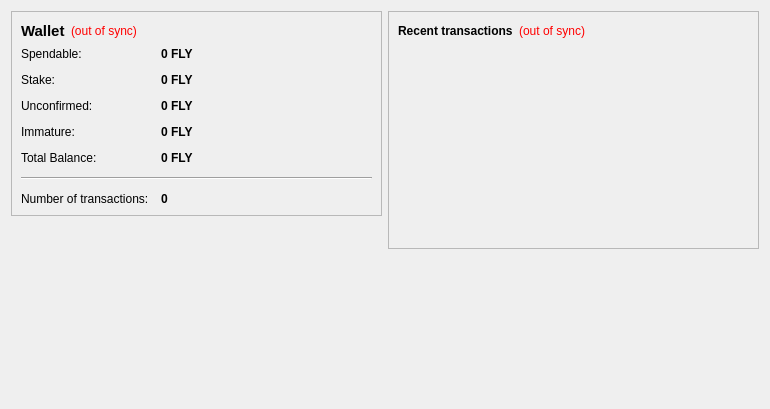
<?xml version="1.0" encoding="UTF-8"?>
<ui version="4.0">
 <class>OverviewPage</class>
 <widget class="QWidget" name="OverviewPage">
  <property name="geometry">
   <rect>
    <x>0</x>
    <y>0</y>
    <width>770</width>
    <height>409</height>
   </rect>
  </property>
  <property name="windowTitle">
   <string>Form</string>
  </property>
  <layout class="QHBoxLayout" name="horizontalLayout" stretch="1,1">
   <item>
    <layout class="QVBoxLayout" name="verticalLayout_2">
     <item>
      <widget class="QFrame" name="frame">
       <property name="frameShape">
        <enum>QFrame::StyledPanel</enum>
       </property>
       <property name="frameShadow">
        <enum>QFrame::Raised</enum>
       </property>
       <layout class="QVBoxLayout" name="verticalLayout_4">
        <item>
         <layout class="QHBoxLayout" name="horizontalLayout_4">
          <item>
           <widget class="QLabel" name="label_5">
            <property name="font">
             <font>
              <pointsize>11</pointsize>
              <weight>75</weight>
              <bold>true</bold>
             </font>
            </property>
            <property name="text">
             <string>Wallet</string>
            </property>
           </widget>
          </item>
          <item>
           <widget class="QLabel" name="labelWalletStatus">
            <property name="toolTip">
             <string>The displayed information may be out of date. Your wallet automatically synchronizes with the FlyCoin network after a connection is established, but this process has not completed yet.</string>
            </property>
            <property name="styleSheet">
             <string notr="true">QLabel { color: red; }</string>
            </property>
            <property name="text">
             <string notr="true">(out of sync)</string>
            </property>
            <property name="alignment">
             <set>Qt::AlignLeading|Qt::AlignLeft|Qt::AlignVCenter</set>
            </property>
           </widget>
          </item>
          <item>
           <spacer name="horizontalSpacer_2">
            <property name="orientation">
             <enum>Qt::Horizontal</enum>
            </property>
            <property name="sizeHint" stdset="0">
             <size>
              <width>40</width>
              <height>20</height>
             </size>
            </property>
           </spacer>
          </item>
         </layout>
        </item>
        <item>
         <layout class="QFormLayout" name="formLayout_2">
          <property name="fieldGrowthPolicy">
           <enum>QFormLayout::AllNonFixedFieldsGrow</enum>
          </property>
          <property name="horizontalSpacing">
           <number>12</number>
          </property>
          <property name="verticalSpacing">
           <number>12</number>
          </property>
          <item row="0" column="0">
           <widget class="QLabel" name="label">
            <property name="text">
             <string>Spendable:</string>
            </property>
           </widget>
          </item>
          <item row="0" column="1">
           <widget class="QLabel" name="labelBalance">
            <property name="font">
             <font>
              <weight>75</weight>
              <bold>true</bold>
             </font>
            </property>
            <property name="cursor">
             <cursorShape>IBeamCursor</cursorShape>
            </property>
            <property name="toolTip">
             <string>Your current spendable balance</string>
            </property>
            <property name="text">
             <string notr="true">0 FLY</string>
            </property>
            <property name="textInteractionFlags">
             <set>Qt::LinksAccessibleByMouse|Qt::TextSelectableByKeyboard|Qt::TextSelectableByMouse</set>
            </property>
           </widget>
          </item>
          <item row="1" column="0">
           <widget class="QLabel" name="label_6">
            <property name="text">
             <string>Stake:</string>
            </property>
           </widget>
          </item>
          <item row="1" column="1">
           <widget class="QLabel" name="labelStake">
            <property name="font">
             <font>
              <weight>75</weight>
              <bold>true</bold>
             </font>
            </property>
            <property name="cursor">
             <cursorShape>IBeamCursor</cursorShape>
            </property>
            <property name="toolTip">
             <string>Total of coins that was staked, and do not yet count toward the current balance</string>
            </property>
            <property name="text">
             <string notr="true">0 FLY</string>
            </property>
            <property name="textInteractionFlags">
             <set>Qt::LinksAccessibleByMouse|Qt::TextSelectableByKeyboard|Qt::TextSelectableByMouse</set>
            </property>
           </widget>
          </item>
          <item row="2" column="0">
           <widget class="QLabel" name="label_3">
            <property name="text">
             <string>Unconfirmed:</string>
            </property>
           </widget>
          </item>
          <item row="2" column="1">
           <widget class="QLabel" name="labelUnconfirmed">
            <property name="font">
             <font>
              <weight>75</weight>
              <bold>true</bold>
             </font>
            </property>
            <property name="cursor">
             <cursorShape>IBeamCursor</cursorShape>
            </property>
            <property name="toolTip">
             <string>Total of transactions that have yet to be confirmed, and do not yet count toward the current balance</string>
            </property>
            <property name="text">
             <string notr="true">0 FLY</string>
            </property>
            <property name="textInteractionFlags">
             <set>Qt::LinksAccessibleByMouse|Qt::TextSelectableByKeyboard|Qt::TextSelectableByMouse</set>
            </property>
           </widget>
          </item>
          <item row="3" column="0">
           <widget class="QLabel" name="labelImmatureText">
            <property name="text">
             <string>Immature:</string>
            </property>
           </widget>
          </item>
          <item row="3" column="1">
           <widget class="QLabel" name="labelImmature">
            <property name="font">
             <font>
              <weight>75</weight>
              <bold>true</bold>
             </font>
            </property>
            <property name="toolTip">
             <string>Mined balance that has not yet matured</string>
            </property>
            <property name="text">
             <string notr="true">0 FLY</string>
            </property>
            <property name="textInteractionFlags">
             <set>Qt::LinksAccessibleByMouse|Qt::TextSelectableByKeyboard|Qt::TextSelectableByMouse</set>
            </property>
           </widget>
          </item>
          <item row="4" column="0">
           <widget class="QLabel" name="labelTotalText">
            <property name="text">
             <string>Total Balance:</string>
            </property>
           </widget>
          </item>
          <item row="4" column="1">
           <widget class="QLabel" name="labelTotal">
            <property name="font">
             <font>
              <weight>75</weight>
              <bold>true</bold>
             </font>
            </property>
            <property name="toolTip">
             <string>Total Stake and Spendable balance</string>
            </property>
            <property name="text">
             <string notr="true">0 FLY</string>
            </property>
            <property name="textInteractionFlags">
             <set>Qt::LinksAccessibleByMouse|Qt::TextSelectableByKeyboard|Qt::TextSelectableByMouse</set>
            </property>
           </widget>
          </item>
          <item row="5" column="0" colspan="2">
           <widget class="Line" name="line">
            <property name="orientation">
             <enum>Qt::Horizontal</enum>
            </property>
           </widget>
          </item>
          <item row="6" column="0">
           <widget class="QLabel" name="labelTotalText">
            <property name="text">
             <string>Number of transactions:</string>
            </property>
           </widget>
          </item>
          <item row="6" column="1">
           <widget class="QLabel" name="labelNumTransactions">
            <property name="font">
             <font>
              <weight>75</weight>
              <bold>true</bold>
             </font>
            </property>
            <property name="cursor">
             <cursorShape>IBeamCursor</cursorShape>
            </property>
            <property name="toolTip">
             <string>Total number of transactions in wallet</string>
            </property>
            <property name="text">
             <string notr="true">0</string>
            </property>
            <property name="textInteractionFlags">
             <set>Qt::LinksAccessibleByMouse|Qt::TextSelectableByKeyboard|Qt::TextSelectableByMouse</set>
            </property>
           </widget>
          </item>
         </layout>
        </item>
       </layout>
      </widget>
     </item>
     <item>
      <spacer name="verticalSpacer">
       <property name="orientation">
        <enum>Qt::Vertical</enum>
       </property>
       <property name="sizeHint" stdset="0">
        <size>
         <width>20</width>
         <height>40</height>
        </size>
       </property>
      </spacer>
     </item>
     <item>
      <widget class="QLabel" name="label_2">
       <property name="autoFillBackground">
        <bool>false</bool>
       </property>
       <property name="text">
        <string/>
       </property>
       <property name="pixmap">
        <pixmap resource="../bitcoin.qrc">:/icons/coinbg</pixmap>
       </property>
       <property name="scaledContents">
        <bool>false</bool>
       </property>
       <property name="margin">
        <number>0</number>
       </property>
      </widget>
     </item>
    </layout>
   </item>
   <item>
    <layout class="QVBoxLayout" name="verticalLayout_3">
     <item>
      <widget class="QFrame" name="frame_2">
       <property name="frameShape">
        <enum>QFrame::StyledPanel</enum>
       </property>
       <property name="frameShadow">
        <enum>QFrame::Raised</enum>
       </property>
       <layout class="QVBoxLayout" name="verticalLayout">
        <item>
         <layout class="QHBoxLayout" name="horizontalLayout_2">
          <item>
           <widget class="QLabel" name="label_4">
            <property name="text">
             <string>&lt;b&gt;Recent transactions&lt;/b&gt;</string>
            </property>
           </widget>
          </item>
          <item>
           <widget class="QLabel" name="labelTransactionsStatus">
            <property name="toolTip">
             <string>The displayed information may be out of date. Your wallet automatically synchronizes with the FlyCoin network after a connection is established, but this process has not completed yet.</string>
            </property>
            <property name="styleSheet">
             <string notr="true">QLabel { color: red; }</string>
            </property>
            <property name="text">
             <string notr="true">(out of sync)</string>
            </property>
            <property name="alignment">
             <set>Qt::AlignRight|Qt::AlignTrailing|Qt::AlignVCenter</set>
            </property>
           </widget>
          </item>
          <item>
           <spacer name="horizontalSpacer">
            <property name="orientation">
             <enum>Qt::Horizontal</enum>
            </property>
            <property name="sizeHint" stdset="0">
             <size>
              <width>40</width>
              <height>20</height>
             </size>
            </property>
           </spacer>
          </item>
         </layout>
        </item>
        <item>
         <widget class="QListView" name="listTransactions">
          <property name="styleSheet">
           <string notr="true">QListView { background: transparent; }</string>
          </property>
          <property name="frameShape">
           <enum>QFrame::NoFrame</enum>
          </property>
          <property name="verticalScrollBarPolicy">
           <enum>Qt::ScrollBarAlwaysOff</enum>
          </property>
          <property name="horizontalScrollBarPolicy">
           <enum>Qt::ScrollBarAlwaysOff</enum>
          </property>
          <property name="selectionMode">
           <enum>QAbstractItemView::NoSelection</enum>
          </property>
         </widget>
        </item>
       </layout>
      </widget>
     </item>
     <item>
      <spacer name="verticalSpacer_2">
       <property name="orientation">
        <enum>Qt::Vertical</enum>
       </property>
       <property name="sizeHint" stdset="0">
        <size>
         <width>20</width>
         <height>40</height>
        </size>
       </property>
      </spacer>
     </item>
    </layout>
   </item>
  </layout>
 </widget>
 <resources>
  <include location="../bitcoin.qrc"/>
 </resources>
 <connections/>
</ui>
